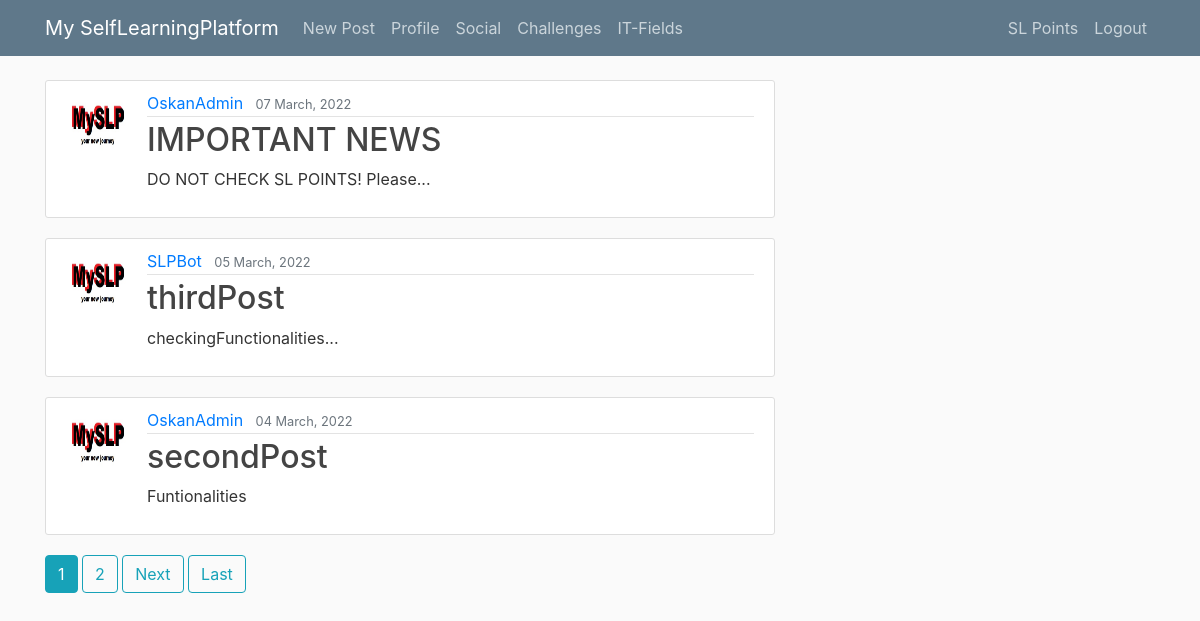
The app's page /social/ with its own data.
### blog/models.py (models this page shows, shortened)
class Post(models.Model):
    title = models.CharField(max_length=100)
    content = models.TextField()
    date_posted = models.DateTimeField(default=timezone.now) # we want to pass the value, not execute -> now()
    author = models.ForeignKey(User, on_delete=models.CASCADE) # we delete all posts, if user deleted

### users/models.py (models this page shows, shortened)
class Profile(models.Model):
    user = models.OneToOneField(User, on_delete=models.CASCADE)
    image = models.ImageField(default='default.jpg', upload_to='profile_pics')

### blog/views.py (the view)
# urls.py: path('social/', PostListView.as_view(), name='blog-user_post'),
class PostListView(ListView):
    model = Post # a list view
    template_name = 'blog/user_post.html' # <app>/<model>_<viewtype>.html
    context_object_name = 'posts'
    ordering = ['-date_posted']
    paginate_by = 3

### blog/templates/blog/user_post.html (shortened to what this page needs)
{% extends "blog/base.html" %}
{% block content %}
    {% for post in posts %}
        <article class="media content-section">
            <img  class="rounded-circle article-img" src="{{ post.author.profile.image.url }}">
            <div class="media-body">
                <div class="article-metadata">
                    <a class="mr-2" href="{% url 'user-posts' post.author.username %}">{{ post.author }}</a>
                    <small class="text-muted">{{ post.date_posted|date:"d F, Y" }}</small>
                </div>
                <h2><a class="article-title" href="{% url 'post-detail' post.id %}">{{ post.title }}</a></h2>
                <p class="article-content">{{ post.content }}</p>
            </div>
        </article>
    {% endfor %}
        {% if is_paginated %}
            {% for num in page_obj.paginator.page_range %}
                {% if page_obj.number == num %}
                <a class="btn btn-info mb-4" href="?page={{ num }}">{{ num }}</a>
                {% elif num > page_obj.number|add:'-3' and num < page_obj.number|add:'3' %}
                <a class="btn btn-outline-info mb-4" href="?page={{ num }}">{{ num }}</a>
                {% endif %}
            {% endfor %}
            {% if page_obj.has_next %}
                <a class="btn btn-outline-info mb-4" href="?page={{ page_obj.next_page_number }}">Next</a>
                <a class="btn btn-outline-info mb-4" href="?page={{ page_obj.paginator.num_pages }}">Last</a>
            {% endif %}
    {% endif %}
{% endblock content %}

### blog/templates/blog/base.html (shortened to what this page needs)
{% load static %}
<!DOCTYPE html>
<html>
<head>
    <link rel="stylesheet" href="https://maxcdn.bootstrapcdn.com/bootstrap/4.0.0/css/bootstrap.min.css">
    <link rel="stylesheet" type="text/css" href="{% static 'blog/main.css' %}">
</head>
<body>
<header class="site-header">
    <nav class="navbar navbar-expand-md navbar-dark bg-steel fixed-top">
        <div class="container">
            {% if user.is_authenticated %}
            <a class="navbar-brand mr-10" href="{% url 'blog-user_post' %}">My SelfLearningPlatform</a>
            {% else %}
            <a class="navbar-brand mr-10" href="{% url 'blog-home' %}">My SelfLearningPlatform</a>
            {% endif %}
            <div class="collapse navbar-collapse" id="navbarToggle">
                <div class="navbar-nav mr-auto">
                    <a class="nav-item nav-link" href="{% url 'post-create' %}">New Post</a>
                    <a class="nav-item nav-link" href="{% url 'profile' %}">Profile</a>
                    <a class="nav-item nav-link" href="{% url 'blog-user_post' %}">Social</a>
                    <a class="nav-item nav-link" href="{% url 'challenge' %}">Challenges</a>
                    <a class="nav-item nav-link" href="{% url 'it-fields' %}">IT-Fields</a>
                </div>
                <div class="navbar-nav">
                    <a class="nav-item nav-link" href="https://www.youtube.com/watch?v=dQw4w9WgXcQ&ab_channel=RickAstley">SL Points</a>
                    <a class="nav-item nav-link" href="{% url 'logout' %}">Logout</a>
                </div>
            </div>
        </div>
    </nav>
</header>
<main role="main" class="container">
    <div class="row">
        <div class="col-md-8">
            {% block content %}{% endblock %}
        </div>
    </div>
</main>
</body>
</html>

### blog/static/blog/main.css (style rules this page uses)
body { background: #fafafa; color: #333333; margin-top: 5rem; }
h1, h2, h3, h4, h5, h6 { color: #444444; }
.bg-steel { background-color: #5f788a; }
.site-header .navbar-nav .nav-link { color: #cbd5db; }
.content-section { background: #ffffff; padding: 10px 20px; border: 1px solid #dddddd; border-radius: 3px; margin-bottom: 20px; }
.article-title { color: #444444; }
.article-content { white-space: pre-line; }
.article-img { height: 65px; width: 65px; margin-right: 16px; }
.article-metadata { padding-bottom: 1px; margin-bottom: 4px; border-bottom: 1px solid #e3e3e3 }

### records on screen
Post: author.profile.image (placeholder picture), author "OskanAdmin", date_posted "07 March, 2022", title "IMPORTANT NEWS", content "DO NOT CHECK SL POINTS! Please..."
Post: author.profile.image (placeholder picture), author "SLPBot", date_posted "05 March, 2022", title "thirdPost", content "checkingFunctionalities..."
Post: author.profile.image (placeholder picture), author "OskanAdmin", date_posted "04 March, 2022", title "secondPost", content "Funtionalities"

### other values on screen
{{ num }} "1"
{{ num }} "2"
